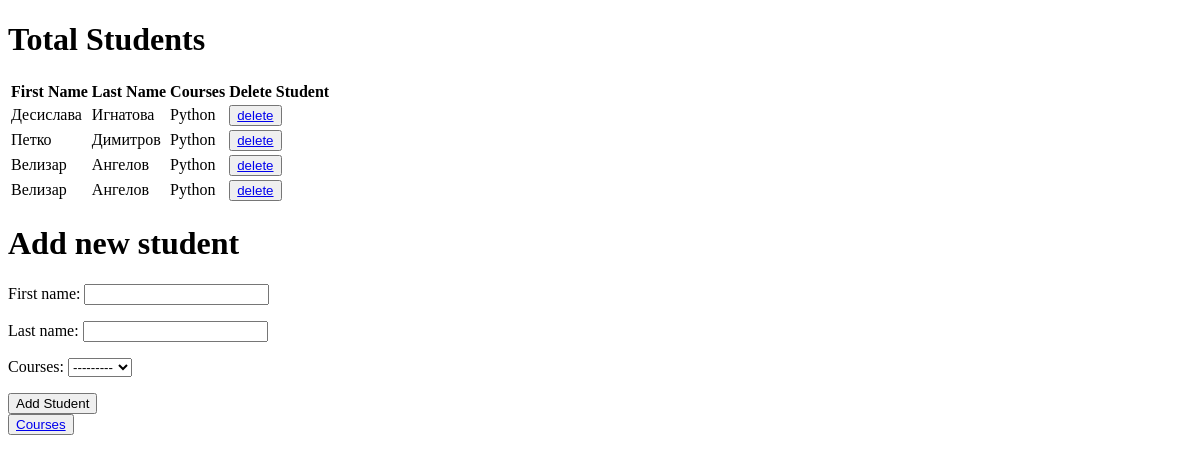
Page /total_students/ on the earlier database version.
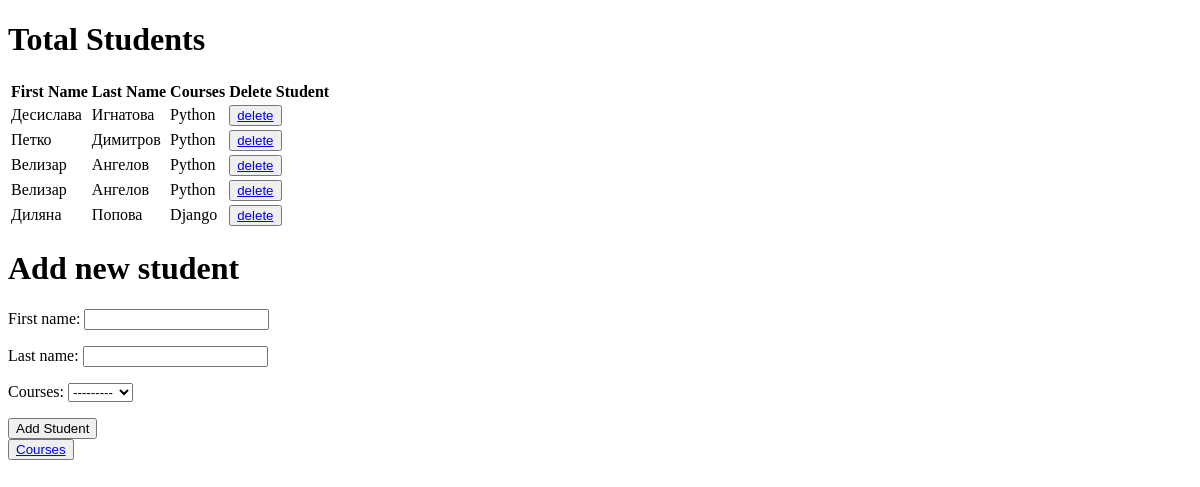
Same page on the later database version.
### main/models.py (models this page shows)
class Student(models.Model):
    first_name = models.CharField(max_length=200)
    last_name = models.CharField(max_length=200)
    courses = models.ForeignKey(Course, on_delete=models.CASCADE)
    def __str__(self):
        return f'{self.first_name} {self.last_name} {self.courses}'

class Course(models.Model):
    title = models.CharField(max_length=200)
    credits = models.IntegerField()
    professor = models.ForeignKey(Professors, on_delete=models.CASCADE)
    def __str__(self):
        return f'{self.title}'

### main/views.py (the view, shortened to what this page needs)
# urls.py: path('total_students/', StudentView.as_view()),
class StudentView(View):
    form = StudentForm()
    def get(self, request, *args, **kwargs):
        students = Student.objects.all()
        context = {'students': students, 'form': self.form}
        return render(request, 'students.html', context)

### main/forms.py
class StudentForm(ModelForm):
    class Meta:
        model = Student
        fields = ['first_name', 'last_name', 'courses']

### templates/students.html (shortened to what this page needs)
<!DOCTYPE html>
<html lang="en">
<head>
</head>
<body>
<h1>Total Students</h1>
<div>
    <table>
        <thead>
        <tr>
            <th>First Name</th>
            <th>Last Name</th>
            <th>Courses</th>
            <th>Delete Student</th>
        </tr>
        </thead>
        <tbody>
        <tr>
            {% for student in students %}
                <td>{{ student.first_name }}</td>
                <td>{{ student.last_name }}</td>
                <td>{{ student.courses }}</td>
                <td><button><a href="/total_students/{{ student.id }}/delete/"> delete </a></button></td>
        </tr>
        </tbody>
        {% endfor %}
    </table>
</div>
<h1>Add new student</h1>
<form class="add" action="." method="POST">
    {{ form.as_p }}
    <input type="submit" value="Add Student"/>
</form>
<button>
    <a href="http://127.0.0.1:8000/courses/"> Courses </a>
</button>
</body>
</html>

Differences in the rows shown:
added Student: first_name "Диляна", last_name "Попова", courses "Django"
